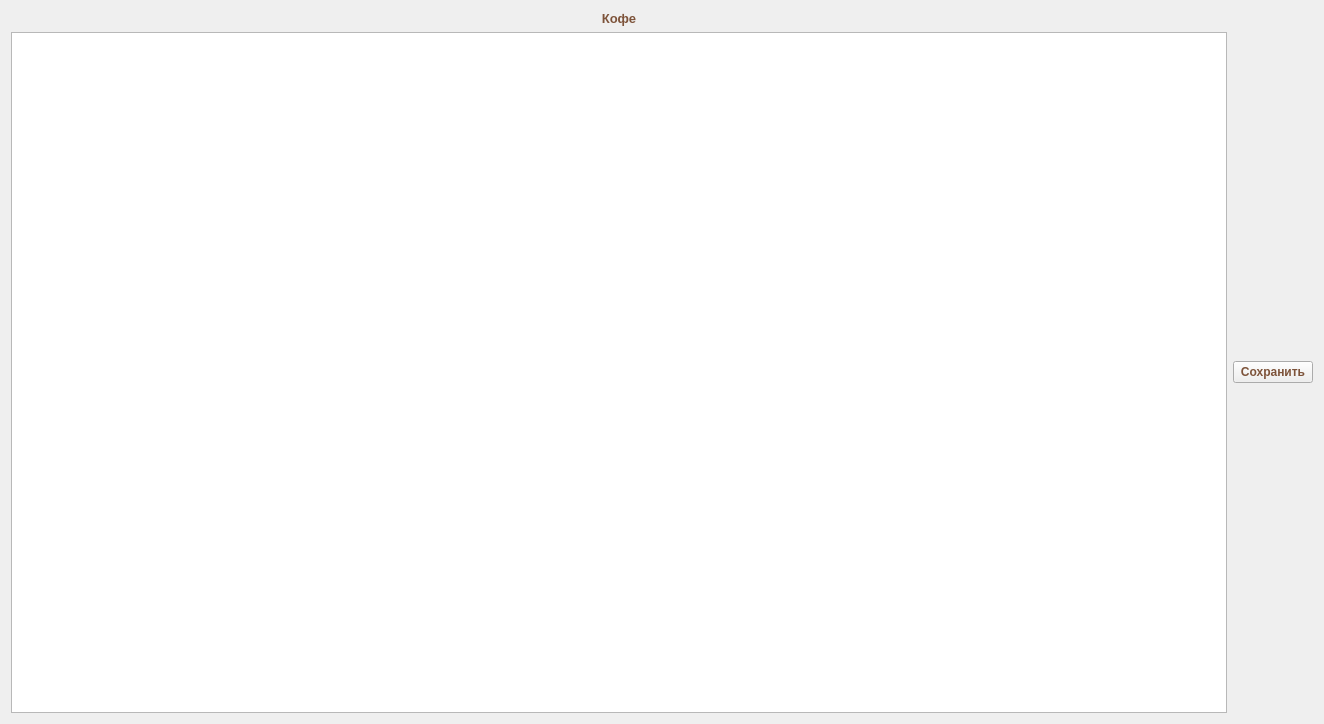
<?xml version="1.0" encoding="UTF-8"?>
<ui version="4.0">
 <class>Form</class>
 <widget class="QWidget" name="Form">
  <property name="geometry">
   <rect>
    <x>0</x>
    <y>0</y>
    <width>1324</width>
    <height>724</height>
   </rect>
  </property>
  <property name="font">
   <font>
    <weight>75</weight>
    <bold>true</bold>
   </font>
  </property>
  <property name="windowTitle">
   <string>Form</string>
  </property>
  <property name="styleSheet">
   <string notr="true">color: rgb(125, 83, 58);</string>
  </property>
  <layout class="QGridLayout" name="gridLayout">
   <item row="1" column="0">
    <widget class="QTableWidget" name="tableWidget">
     <property name="font">
      <font>
       <weight>50</weight>
       <bold>false</bold>
      </font>
     </property>
    </widget>
   </item>
   <item row="0" column="0">
    <widget class="QLabel" name="label">
     <property name="font">
      <font>
       <pointsize>10</pointsize>
       <weight>75</weight>
       <bold>true</bold>
      </font>
     </property>
     <property name="text">
      <string>Кофе</string>
     </property>
     <property name="alignment">
      <set>Qt::AlignCenter</set>
     </property>
    </widget>
   </item>
   <item row="1" column="1">
    <widget class="QPushButton" name="pushButton">
     <property name="text">
      <string>Сохранить</string>
     </property>
    </widget>
   </item>
  </layout>
 </widget>
 <resources/>
 <connections/>
</ui>
